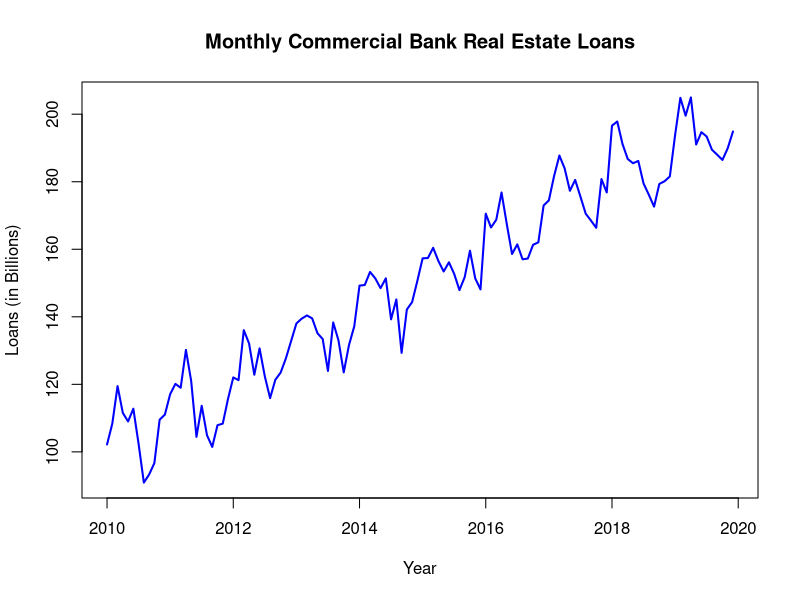
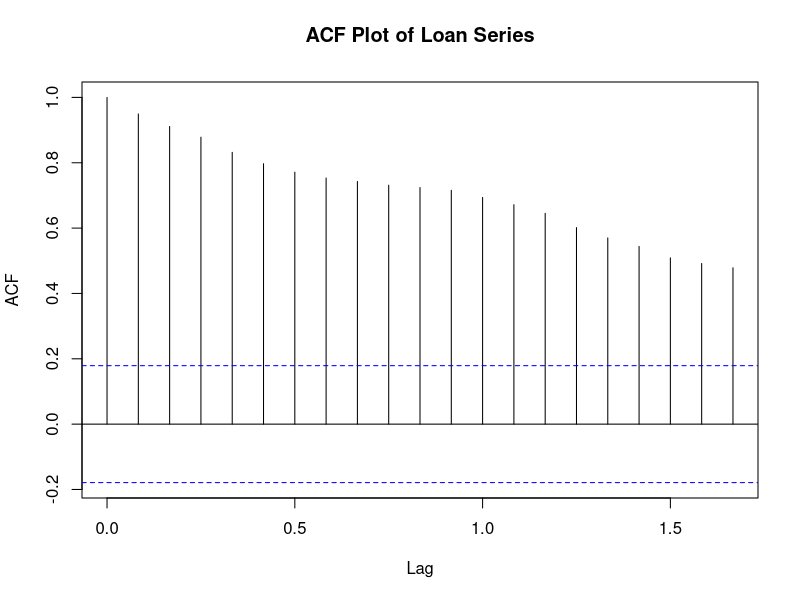
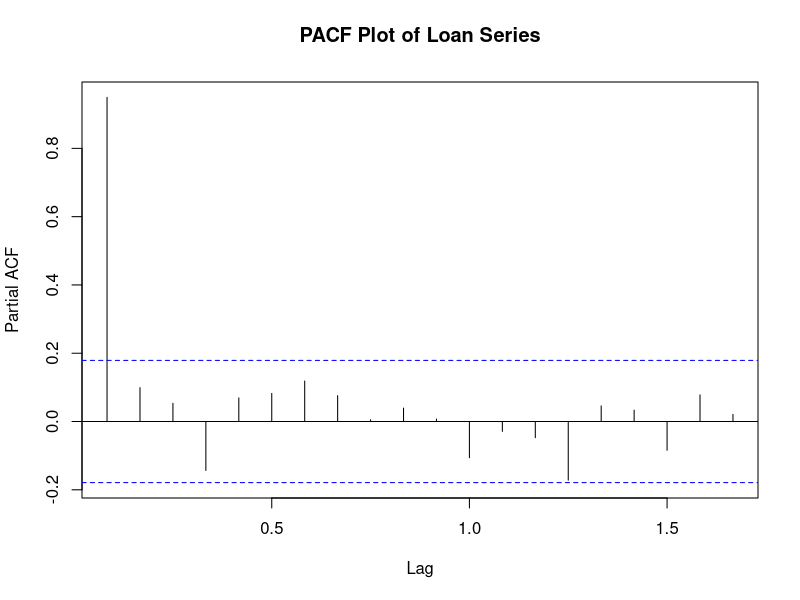
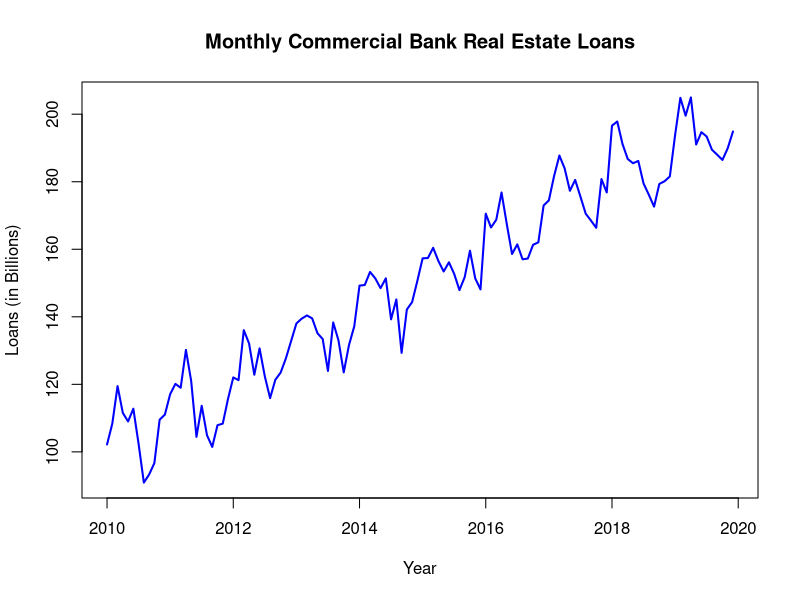
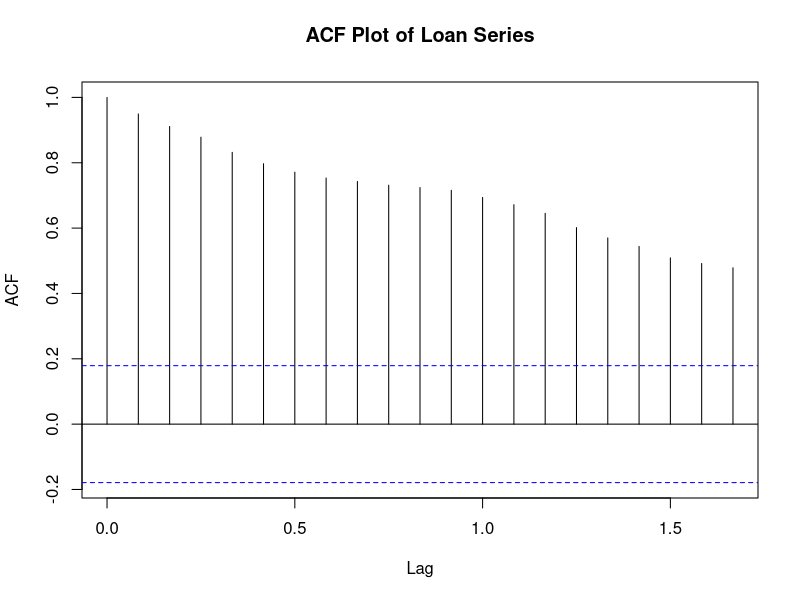
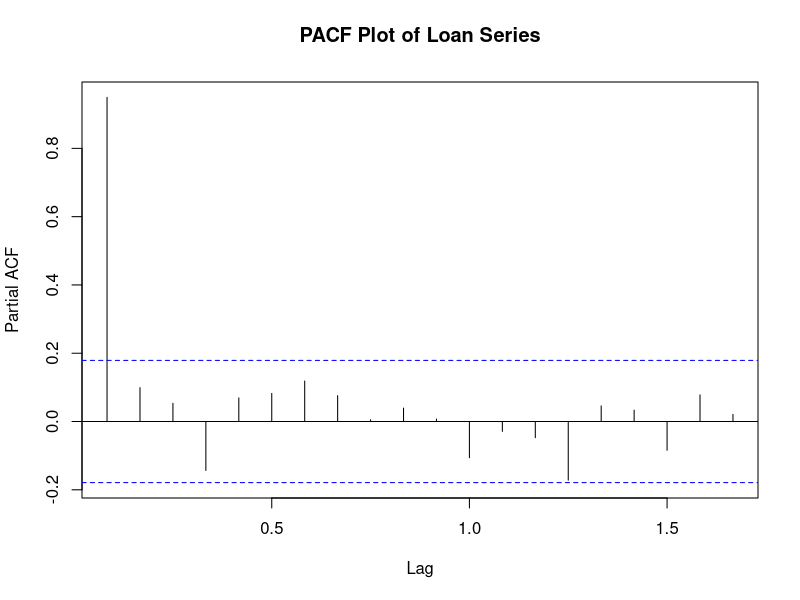

These charts were generated, in order, by the following R code:
## ---- chunk 1
knitr::opts_chunk$set(echo = TRUE)
library(tseries)
library(forecast)
## ---- chunk 2

# Clear workspace
rm(list = ls(all = TRUE))

# Load required libraries
library(tseries)
library(forecast)

# (a) Generate monthly loan data (in billions)
# Simulating 10 years of monthly data (120 observations)

set.seed(123)

trend <- seq(100, 200, length.out = 120)
seasonal <- 10 * sin(2 * pi * (1:120) / 12)
random_noise <- rnorm(120, mean = 0, sd = 5)

loan_data <- trend + seasonal + random_noise

# (b) Convert to time series object
loan_ts <- ts(
  loan_data,
  start = c(2010, 1),
  frequency = 12
)

# (c) Plot the time series
plot(
  loan_ts,
  main = "Monthly Commercial Bank Real Estate Loans",
  ylab = "Loans (in Billions)",
  xlab = "Year",
  col = "blue",
  lwd = 2
)

# (d) ACF and PACF plots
acf(loan_ts, main = "ACF Plot of Loan Series")
pacf(loan_ts, main = "PACF Plot of Loan Series")

# (e) Augmented Dickey-Fuller Test
adf_test <- adf.test(loan_ts)
adf_test
## ---- chunk 3
plot(
  loan_ts,
  main = "Monthly Commercial Bank Real Estate Loans",
  ylab = "Loans (in Billions)",
  xlab = "Year",
  col = "blue",
  lwd = 2
)
## ---- chunk 4
acf(loan_ts, main = "ACF Plot of Loan Series")
## ---- chunk 5
pacf(loan_ts, main = "PACF Plot of Loan Series")
## ---- chunk 6
adf.test(loan_ts)
